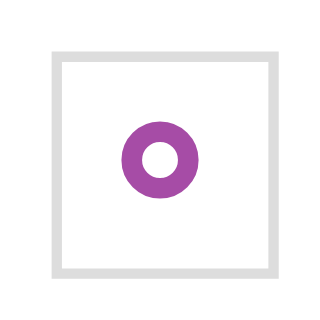

Write a Vega-Lite specification for this figure.
### Vega specification from a JSON file in a GitHub repository (floating-point values rounded to 4 significant figures)
{"$schema": "https://vega.github.io/schema/vega/v3.0.json", "autosize": "pad", "padding": 5, "width": 21, "height": 21, "style": "cell", "data": [{"name": "source_0", "values": [{"a": 2}]}], "marks": [{"name": "marks", "type": "symbol", "style": ["point"], "from": {"data": "source_0"}, "encode": {"update": {"x": {"signal": "width", "mult": 0.5}, "y": {"signal": "height", "mult": 0.5}, "stroke": {"value": "purple"}, "fill": {"value": "transparent"}, "opacity": {"value": 0.7}}}}], "config": {"axis": {"titlePadding": 5}, "axisY": {"minExtent": 30}}}
